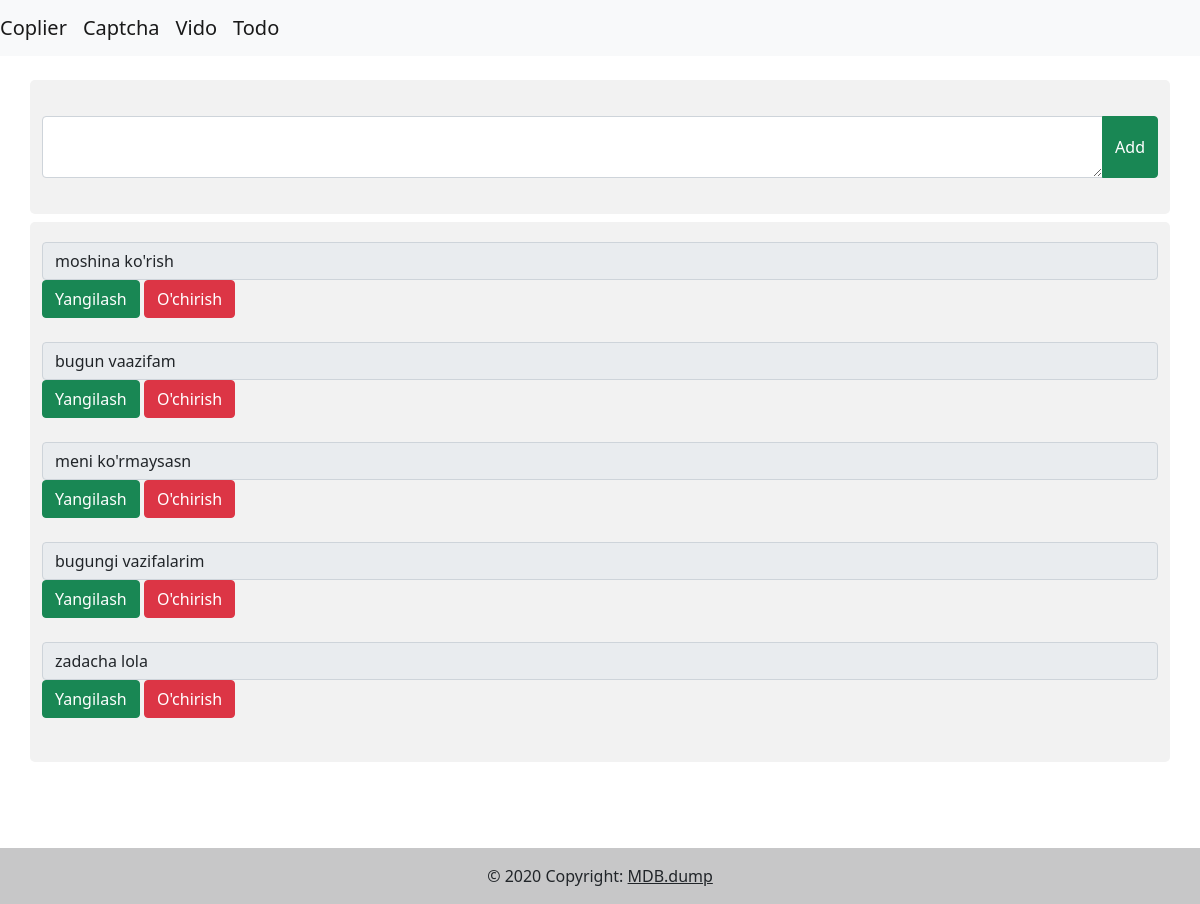
Page /todo/ (signed in) on the earlier database version.
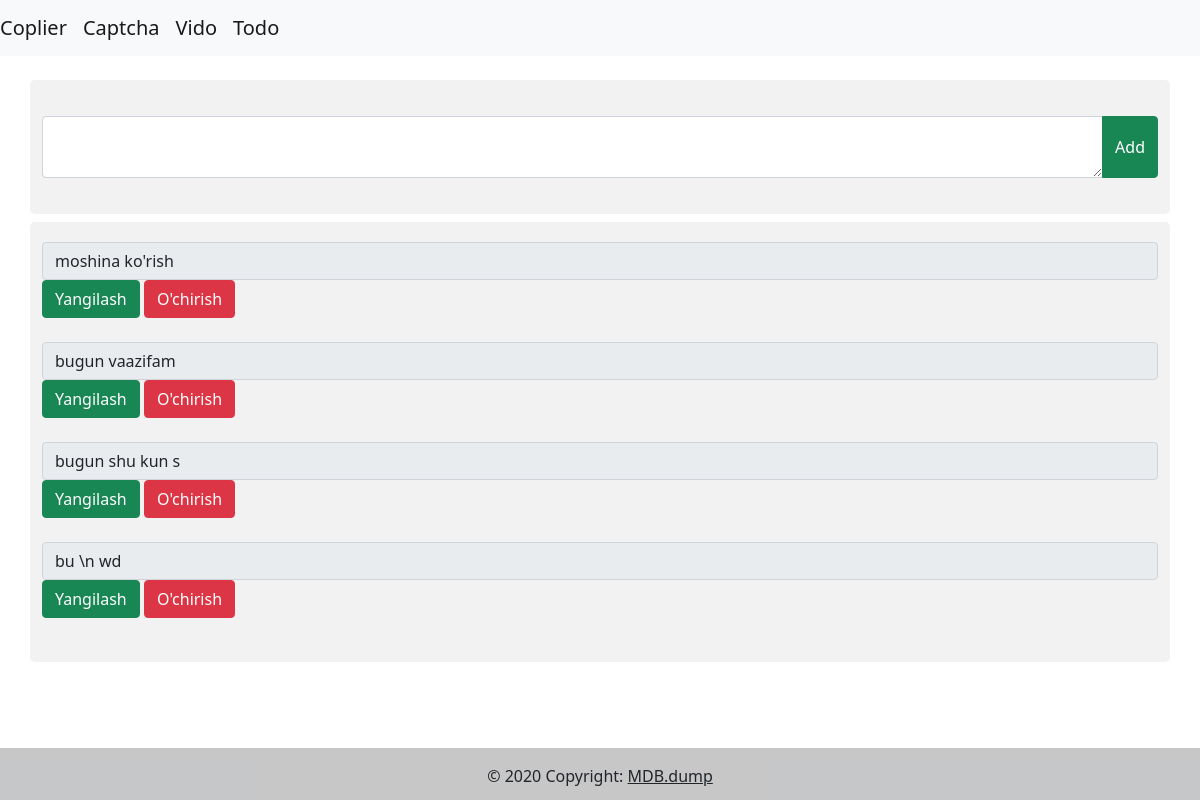
Same page on the later database version.
### app/todo/models.py (models this page shows, shortened)
class ToDo(models.Model):
    todo = models.TextField()
    user = models.CharField(max_length=300)

### app/todo/views.py (the view)
# urls.py: path('todo/', todo_page, name='todo'),
def todo_page(request):
    if request.method == 'POST':
        word = request.POST.get('word')
        user = request.user
        info = ToDo(todo=word, user=user)
        info.save()
        return redirect('/todo')
    user = ToDo.objects.filter(user=request.user)
    return render(request, 'todo.html', {'user': user})

### templates/todo.html (shortened to what this page needs)
{% extends 'index.html' %}
{% block content %}
    <form method="POST">
        <div class="container mt-4">
            <div class="input-group mb-3 mt-3">
                <textarea type="text" class="form-control" name="word"></textarea>
                <button type="submit" class="btn btn-success">Add</button>
            </div>
        </div>
    </form>
    <div class="container mt-2">
        {% for todo in user %}
            <span class="input-group-text" id="inputGroupPrepend">{{ todo.todo }}</span>
            <a href="update/{{ todo.user }}/{{ todo.id }}" class="btn btn-success mb-4">Yangilash</a>
            <a href="delete/{{ todo.user }}/{{ todo.id }}" class="btn btn-danger mb-4">O'chirish</a><br>
        {% endfor %}
    </div>
{% endblock content %}

### templates/index.html (shortened to what this page needs)
<!DOCTYPE html>
<html>
<head>
    <link href="https://cdn.jsdelivr.net/npm/bootstrap@5.0.2/dist/css/bootstrap.min.css" rel="stylesheet"
>
<link rel="stylesheet" href="https://cdn.jsdelivr.net/npm/bootstrap-icons@1.8.1/font/bootstrap-icons.css">
<body>
<nav class="navbar navbar-expand-lg navbar-light bg-light">
  <a class="navbar-brand" href="/">Coplier</a>
  <a class="navbar-brand" href="/captchat">Captcha</a>
  <a class="navbar-brand" href="/video">Vido </a>
  <a class="navbar-brand" href="/todo">Todo</a>
</nav>
{% block content %}{% endblock content %}
<footer class="bg-light text-center text-lg-start mt-10" style="margin-top: 86px">
  <div class="text-center p-3" style="background-color: rgba(0, 0, 0, 0.2);">
    © 2020 Copyright:
    <a class="text-dark" href="/">MDB.dump</a>
  </div>
</footer>
</body>
</html>

### templates/index.html (style rules this page uses)
* { box-sizing: border-box; }
input[type=text], select, textarea { width: 100%; padding: 12px; border: 1px solid #ccc; border-radius: 4px; resize: vertical; }
.container { border-radius: 5px; background-color: #f2f2f2; padding: 20px; }

Differences in the rows shown:
removed ToDo: todo "meni ko'rmaysasn"
removed ToDo: todo "bugungi vazifalarim"
removed ToDo: todo "zadacha lola"
added ToDo: todo "bugun shu kun s"
added ToDo: todo "bu \\n wd"
